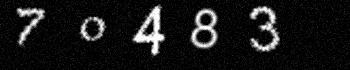
%> input picture Assignment 3/task4/ocr_project/datasets/home1/im102.jpg, 350 x 70 px
$ octave --eval "result = segment2features(imread('../../../../../Assignment 3/task4/ocr_project/datasets/home1/im102.jpg'));"   (GNU Octave 9; MATLAB toolbox functions it lacks are replaced by stand-ins)
%> lines starting %> are read from the running program, lines starting %| are printed output that depends on the picture
function features = segment2features(I)

I = crop(I);
[m,n] = size(I);

% Features 9-72: Split the image into 64 regions and check if there is more
% black or white
parts = [];
imgsplit = split4(I);
for i = 1:4
    p_mid = split4(imgsplit{i});
    for j = 1:4
        p = split4(p_mid{j});
        parts(end+1 : end+4) =  [mean(mean(p{1})), mean(mean(p{2})), mean(mean(p{3})),mean(mean(p{4}))];
    end
end

features = zeros(8 + 64,1);

% Feature 1 - Euler number (number of objects - number of holes)
features(1) = bweuler(I);
% [41 lines not run here, left out]
function I_crop = crop(I)
    [rows, cols] = find(I);
%> rows = 19604 values from 1 to 70; cols = 19604 values from 1 to 350
    I_crop = I(min(rows):max(rows), min(cols):max(cols));
%> I_crop is the input picture: size 70x350 uint8; min 0, max 255, mean 24.5
end

function parts = split4(I)
    p1 = I(1:floor(end/2), 1:floor(end/2));
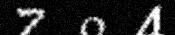
%> p1: size 35x175 uint8; min 0, max 255, mean 33.5
    p2 = I(1:floor(end/2), floor(end/2)+1:end);
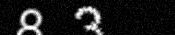
%> p2: size 35x175 uint8; min 0, max 255, mean 26.9
    p3 = I(floor(end/2)+1:end, 1:floor(end/2));
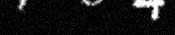
%> p3: size 35x175 uint8; min 0, max 255, mean 19.8
    p4 = I(floor(end/2)+1:end, floor(end/2)+1:end);
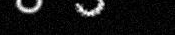
%> p4: size 35x175 uint8; min 0, max 255, mean 17.8
    parts = {p1, p2, p3, p4};
%> parts = 4 items
end
%> after the loop in segment2features, `for i = 1:4`: parts = 64 values, max 145.2 at index 38, min 4.55 at index 45, mean 24.55
%> the run ends on the next line

$ run again, on Assignment 3/task4/ocr_project/datasets/home1/im103.jpg
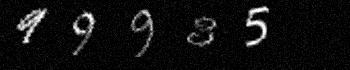
%> input picture Assignment 3/task4/ocr_project/datasets/home1/im103.jpg, 350 x 70 px
%> rows = 19490 values from 1 to 70; cols = 19490 values from 1 to 350
%> in crop, I_crop is the input picture: size 70x350 uint8; min 0, max 255, mean 16.2
%> in split4, `p1 = I(1:floor(end/2), 1:floor(end/2));`:
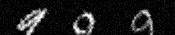
%> p1: size 35x175 uint8; min 0, max 255, mean 27.2
%> in split4, `p4 = I(floor(end/2)+1:end, floor(end/2)+1:end);`:
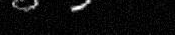
%> p4: size 35x175 uint8; min 0, max 255, mean 10.8
%> in split4, `parts = {p1, p2, p3, p4};`: parts = 4 items
%> after the loop in segment2features, `for i = 1:4`: parts = 64 values, max 73.11 at index 9, min 4.89 at index 47, mean 16.09

$ run again, on Assignment 3/task4/ocr_project/datasets/home1/im106.jpg
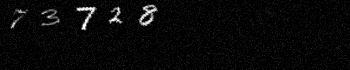
%> input picture Assignment 3/task4/ocr_project/datasets/home1/im106.jpg, 350 x 70 px
%> rows = 19005 values from 1 to 70; cols = 19005 values from 1 to 350
%> in crop, I_crop is the input picture: size 70x350 uint8; min 0, max 255, mean 9.5
%> in split4, `p3 = I(floor(end/2)+1:end, 1:floor(end/2));`:
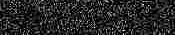
%> p3: size 35x175 uint8; min 0, max 36, mean 5.5; drawn with min black and max white
%> in split4, `p4 = I(floor(end/2)+1:end, floor(end/2)+1:end);`:
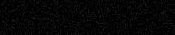
%> p4: size 35x175 uint8; min 0, max 43, mean 5.6
%> in split4, `parts = {p1, p2, p3, p4};`: parts = 4 items
%> after the loop in segment2features, `for i = 1:4`: parts = 64 values, max 45.51 at index 7, min 4.49 at index 35, mean 9.44

$ run again, on Assignment 3/task4/ocr_project/datasets/home1/im107.jpg
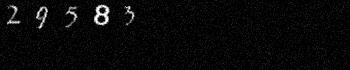
%> input picture Assignment 3/task4/ocr_project/datasets/home1/im107.jpg, 350 x 70 px
%> rows = 19042 values from 1 to 70; cols = 19042 values from 1 to 350
%> in crop, I_crop is the input picture: size 70x350 uint8; min 0, max 255, mean 9.3
%> in split4, `p2 = I(1:floor(end/2), floor(end/2)+1:end);`:
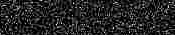
%> p2: size 35x175 uint8; min 0, max 38, mean 5.6; drawn with min black and max white
%> in split4, `p4 = I(floor(end/2)+1:end, floor(end/2)+1:end);`:
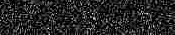
%> p4: size 35x175 uint8; min 0, max 38, mean 5.6; mean of the top-left, top-right, bottom-left and bottom-right quarters 5.7, 5.2, 5.6, 6.1; drawn with min black and max white
%> in split4, `parts = {p1, p2, p3, p4};`: parts = 4 items
%> after the loop in segment2features, `for i = 1:4`: parts = 64 values, max 58.66 at index 7, min 4.85 at index 55, mean 9.27
